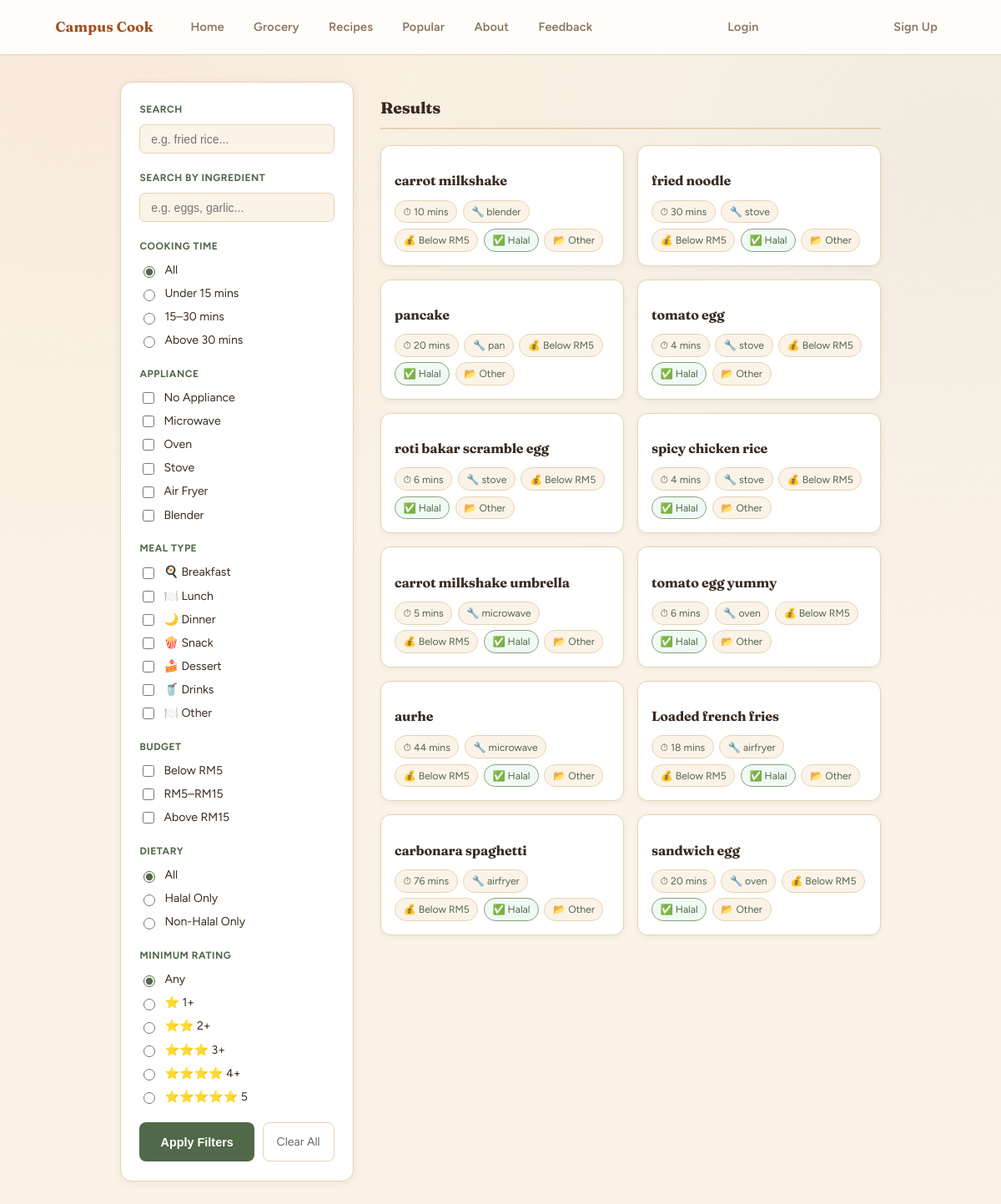
The app's page /filter/, older data.
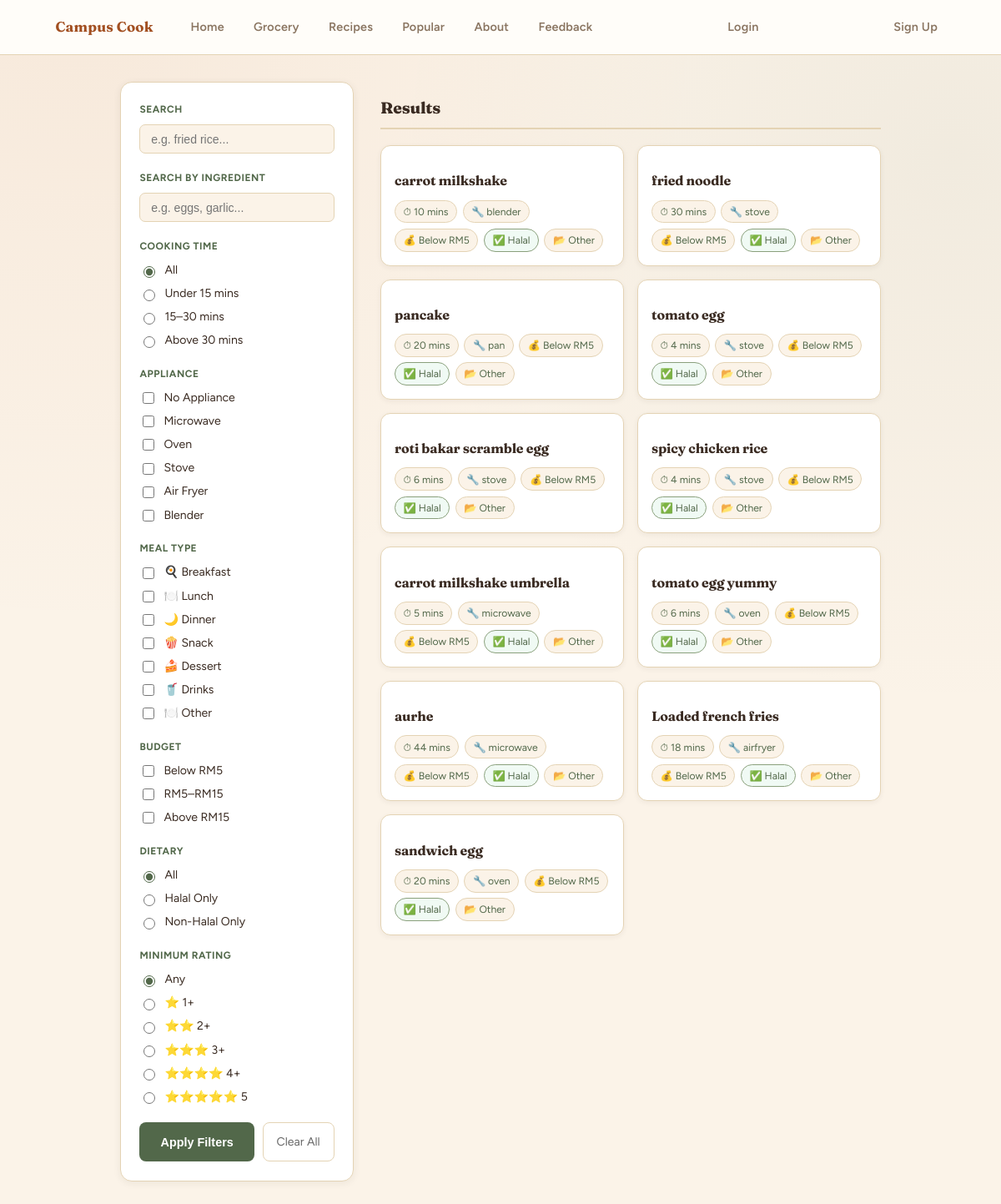
The same page, newer data.
### pages/models.py (models this page shows, shortened)
class Recipe(models.Model):
    BUDGET_CHOICES = [
        ('low',    'Below RM5'),
        ('medium', 'RM5 – RM15'),
        ('high',   'Above RM15'),
    ]
    MEAL_TYPE_CHOICES = [
    ('breakfast', 'Breakfast'),
    ('lunch',     'Lunch'),
    ('dinner',    'Dinner'),
    ('snack',     'Snack'),
    ('dessert',   'Dessert'),
    ('drinks',    'Drinks'),
    ('other',     'Other'),
    ]
    meal_type = models.CharField(max_length=20, choices=MEAL_TYPE_CHOICES, default='other')
    name         = models.CharField(max_length=100)
    ingredients  = models.ManyToManyField(
        Ingredient,
        blank=True,
        related_name='recipes'
    )
    cooking_time = models.IntegerField()
    appliance    = models.CharField(max_length=100)
    instructions = models.TextField()
    image        = models.ImageField(upload_to='recipe_images/', null=True, blank=True)
    is_halal     = models.BooleanField(default=True)
    budget       = models.CharField(
        max_length=10, choices=BUDGET_CHOICES, default='low'
    )
    filters      = models.ManyToManyField(RecipeFilter, blank=True)
    user         = models.ForeignKey(
        'pages.AppUser',
        on_delete=models.CASCADE,
        related_name='recipes'
    )
    def __str__(self):
        return self.name

### pages/views.py (the view)
# urls.py: path("filter/",                  views.recipe_filter, name="recipe_filter"),
def recipe_filter(request):
    recipes = Recipe.objects.all()
    search = request.GET.get('search', '')
    if search:
        recipes = recipes.filter(name__icontains=search)
    selected_appliances = request.GET.getlist('appliance')
    if selected_appliances:
        recipes = recipes.filter(appliance__in=selected_appliances)
    time = request.GET.get('time', '')
    if time == 'quick':
        recipes = recipes.filter(cooking_time__lt=15)
    elif time == 'medium':
        recipes = recipes.filter(cooking_time__gte=15, cooking_time__lte=30)
    elif time == 'long':
        recipes = recipes.filter(cooking_time__gt=30)
    halal = request.GET.get('halal', '')
    if halal == 'true':
        recipes = recipes.filter(is_halal=True)
    elif halal == 'false':
        recipes = recipes.filter(is_halal=False)
    selected_budgets = request.GET.getlist('budget')
    if selected_budgets:
        recipes = recipes.filter(budget__in=selected_budgets)
    selected_meal_types = request.GET.getlist('meal_type')
    if selected_meal_types:
        recipes = recipes.filter(meal_type__in=selected_meal_types)
    min_rating = request.GET.get('min_rating', '')
    if min_rating:
        from django.db.models import Avg
        recipes = recipes.annotate(
            avg_stars=Avg('ratings__stars')
        ).filter(avg_stars__gte=float(min_rating))
    return render(request, 'pages/recipe_filter.html', {
        'recipes': recipes,
        'selected_appliances': request.GET.getlist('appliance'),
        'selected_budgets':    request.GET.getlist('budget'),
        'selected_meal_types': request.GET.getlist('meal_type'),})

### pages/templates/pages/recipe_filter.html (shortened to what the changed rows need)
{% extends 'pages/base.html' %}
{% block content %}
<main class="recipe_filter">
  <section class="filter_results">
    <h2 class="results_title">Results</h2>
    <div class="recipe_cards">
      {% for recipe in recipes %}
        <article class="card" onclick="window.location.href='{% url 'recipe_detail' recipe.id %}'" style="cursor:pointer;">
          <div class="card_body">
            <h2 class="card_title">{{ recipe.name }}</h2>
            <div class="card_tags">
              <span class="recipe_time">⏱ {{ recipe.cooking_time }} mins</span>
              <span class="recipe_appliance">🔧 {{ recipe.appliance }}</span>
              <span class="recipe_budget">💰 {{ recipe.get_budget_display }}</span>
              {% if recipe.is_halal %}
                <span class="recipe_halal">✅ Halal</span>
              {% else %}
                <span class="recipe_nonhalal">❌ Non-Halal</span>
              {% endif %}
              <span class="recipe_meal_type">📂 {{ recipe.get_meal_type_display }}</span>
            </div>
          </div>
        </article>
      {% empty %}
        <p class="no_results">No recipes match your filters.</p>
      {% endfor %}
    </div>
  </section>
</main>
{% endblock %}

Row changes from the older to the newer data that the page shows:
removed Recipe: name "carbonara spaghetti", cooking_time "76", appliance "airfryer", budget "Below RM5", is_halal "✅ Halal", meal_type "Other"
